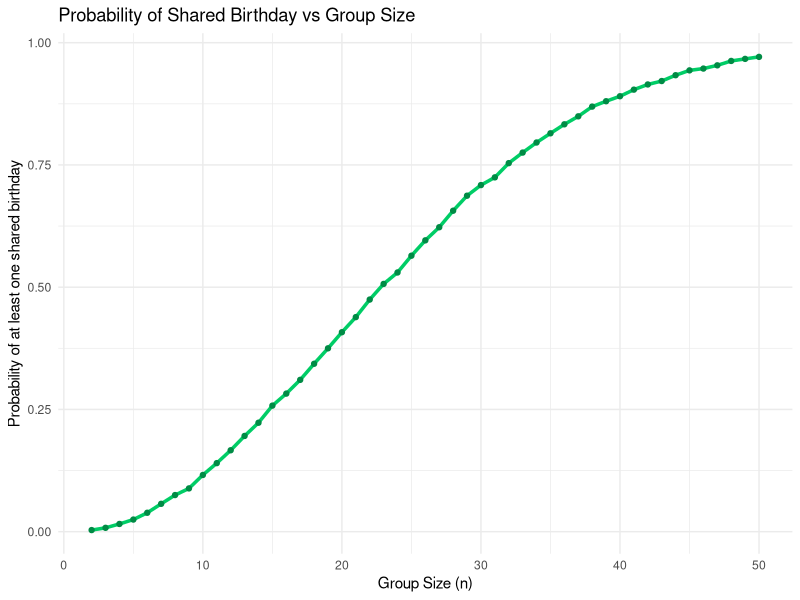

The R source for this figure:
## ---- chunk 1
knitr::opts_chunk$set(
    echo = TRUE,
    message = FALSE, 
    warning = FALSE
)
library(tidyverse)
library(broom)
library(purrr)
## ---- chunk 2
#generate & run birthday simulation function

birthday_sim = function(n) {
  birthdays = sample(1:365, size = n, replace = TRUE)
  any(duplicated(birthdays))
}

#run birthday simulation function for group sizes 2 to 50 at 10,000 times each

set.seed(123)

group_sizes = 2:50

simulate_results = tibble(
  group_size = group_sizes,
  prob_shared_birthday = map_dbl(group_sizes, function(n) {
    mean(replicate(10000, birthday_sim(n)))
    
  })
)
## ---- chunk 3

#probability vs group size plot

simulate_results %>%
  ggplot(aes(x = group_size, y = prob_shared_birthday)) +
  geom_line(color = "springgreen3", size = 1.2) +
  geom_point(color = "springgreen4") +
  labs(
    title = "Probability of Shared Birthday vs Group Size",
    x = "Group Size (n)",
    y = "Probability of at least one shared birthday"
  ) +
  theme_minimal()
